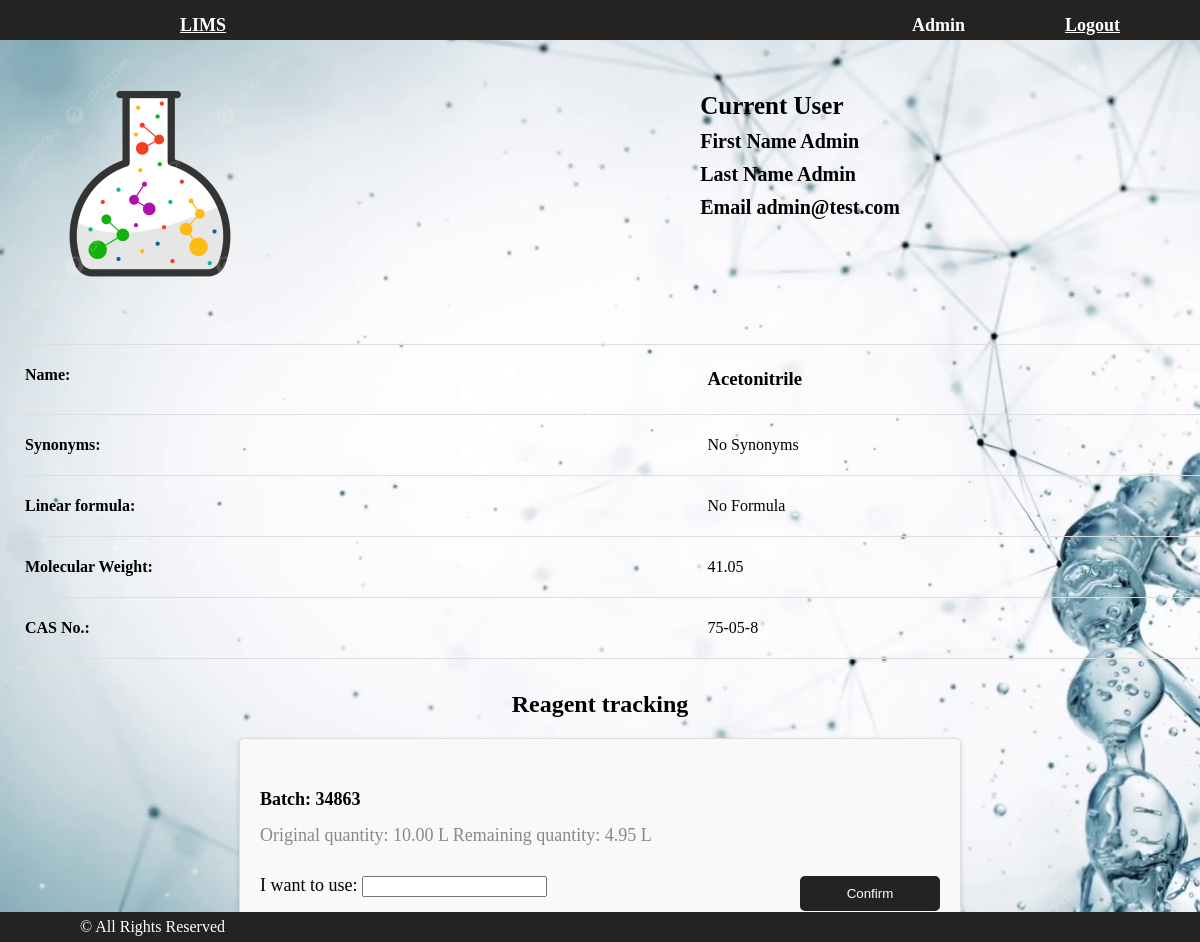
/tracking/2 (signed in), run on the app's committed database.
### users/models.py (models this page shows)
class User(AbstractUser):
    image = models.ImageField(upload_to='users_images', blank=True)
    position = models.CharField(blank=True, max_length=50)

### main/models.py (models this page shows, shortened)
class Reagent(models.Model):
    name = models.CharField(blank=False, max_length=50)
    synonyms = models.CharField(blank=True, max_length=100)
    formula = models.CharField(blank=True, max_length=50)
    CAS = models.CharField(max_length=15)
    molecular_weight = models.DecimalField(max_digits=10, decimal_places=2)
    image = models.ImageField(blank=True, upload_to='uploads')

class Tracking(models.Model):
    once_quantity_changed = models.DecimalField(max_digits=10, decimal_places=2, default=0)
    common_quantity_changed = models.DecimalField(max_digits=10, decimal_places=2, default=0)
    user = models.ForeignKey(User, on_delete=models.CASCADE)
    created_timestamp = models.DateTimeField(auto_now_add=True)
    batch = models.ForeignKey('Batch', on_delete=models.CASCADE)

class Batch(models.Model):
    batch_number = models.CharField(blank=False, max_length=10)
    reagent = models.ForeignKey('Reagent', on_delete=models.CASCADE)
    quantity = models.DecimalField(max_digits=10, decimal_places=2)
    units = models.CharField(max_length=10)

### main/views.py (the view)
# urls.py: path('tracking/<int:reagent_id>', tracking, name='tracking'),
def tracking(request, reagent_id):
    user=request.user
    form = UserChangeForm(instance=user)
    try:
        reagent = Reagent.objects.get(id=reagent_id)
        batches = Batch.objects.filter(reagent=reagent)
    except ObjectDoesNotExist:
        return HttpResponseNotFound("<h2>404</h2><p>Not Found</p>")
    changes = []
    for batch in batches:
        tracking = Tracking.objects.filter(batch=batch).last()
        if tracking is None:
            tracking = Tracking(batch=batch, once_quantity_changed=0, user=request.user)
            tracking.save()
        changes.append(tracking)
    context = {
        'title': 'LIMS - Reagent tracking',
        'sample': reagent,
        'form': form,
        'changes': changes,}
    return render(request, 'main/tracking.html', context)

### main/templatetags/mathfilters.py (called while the page is built)
@register.filter
def subtract(value, arg):
    return value - arg

### main/templates/main/tracking.html (shortened to what this page needs)
<!DOCTYPE html>
{% extends 'main/base.html' %}
{% load mathfilters %}
{% load static %}
{% block css %}
    <link href="{% static 'css/tracking.css' %}" rel="stylesheet">
{% endblock %}
{% block content %}
    <div class="container-user">
        <h5 class="container-user-current">Current User</h5>
        <div class="form-group">
            <label>First Name</label>
            {{ user.first_name }}
        </div>
        <div class="form-group">
            <label>Last Name</label>
            {{ user.last_name }}
        </div>
        <div class="form-group">
            <label>Email</label>
            {{ user.email }}
        </div>
    </div>
    <div class="reagent-info">
        <div>
            {% if sample.image %}
            <img class="reagent-img" src="{{ sample.image.url }}" alt="">
            {% else %}
            <img class="card-img" src="/static/img/default_image.png" alt="">
            {% endif %}
        </div>
        <div class="reagent-table">
            <table class="table">
                <tbody class="table-body">
                    <tr class="table-row">
                        <th class="table-cell-head" role="cell" colspan="1" rowspan="1" style="vertical-align: top;">
                            <span>
                                <p>Name:</p>
                            </span>
                        </th>
                        <td class="table-cell" role="cell" colspan="1" rowspan="1" style="vertical-align: top;">
                            <span>
                                <h3><p>{{ sample.name }}</p></h3>
                            </span>
                        </td>
                    </tr>
                    <tr class="table-row">
                        <th class="table-cell-head">
                            <span>
                                <p>Synonyms:</p>
                            </span>
                        </th>
                        <td class="table-cell">
                            <span>
                                <p>{% if sample.synonyms %}
                                    {{ sample.synonyms }}
                                    {% else %}
                                    No Synonyms
                                    {% endif %}</p>
                            </span>
                        </td>
                    </tr>
                    <tr class="table-row">
                        <th class="table-cell-head">
                            <span>
                                <p>Linear formula:</p>
                            </span>
                        </th>
                        <td class="table-cell">
                            <span>
                                <p>{% if sample.formula %}
                                    {{ sample.formula }}
                                    {% else %}
                                    No Formula
                                    {% endif %}</p>
                            </span>
                        </td>
                    </tr>
                    <tr class="table-row">
                        <th class="table-cell-head" >
                            <span>
                                <p>Molecular Weight:</p>
                            </span>
                        </th>
                        <td class="table-cell">
                            <span>
                                <p>{{ sample.molecular_weight }} </p>
                            </span>
                        </td>
                    </tr>
                    <tr class="table-row">
                        <th class="table-cell-head">
                            <span>
                                <p>CAS No.:</p>
                            </span>
                        </th>
                        <td class="table-cell">
                            <span>
                                <p>{{ sample.CAS }}</p>
                            </span>
                        </td>
                    </tr>
                </tbody>
            </table>
        </div>
    </div>
<div class="conteiner-reagent-tracking">
    <h4 class="conteiner-reagent-tracking-header">
        Reagent tracking</h4>
        {% if changes %}
            {% for change in changes %}
                <div class="reagent-tracking-card">
                    <div class="reagent-tracking-card-footer-body">
                        <h5 class="reagent-tracking-card-footer-title"> Batch: {{ change.batch.batch_number }}</h5>
                    </div>
                    <ul class="reagent-tracking-card-list">
                        <li class="reagent-tracking-card-list-text">
                            <span class="text-muted">Original quantity: {{ change.batch.quantity }} {{ change.batch.units }}</span>
                            <span class="text-muted">Remaining quantity: {{ change.batch.quantity|subtract:change.common_quantity_changed }} {{ change.batch.units }}</span>
                        </li>
                    </ul>
                    {% if change.batch.quantity|subtract:change.common_quantity_changed > 0 %}
                    <div class="reagent-tracking-card-footer">
                        <form action="{% url 'reagent_changed' change.id %}" method="post">
                            <label for="quantity">I want to use:</label>
                            <input type="number" id="quantity" name="quantity" step="0.01" min="0">
                            <input type="submit" value="Confirm" class="btn btn-success btn-lg float-right">
                        </form>
                    </div>
                    {% else %}
                    <div class="reagent-tracking-card-footer">
                        <p>This batch of reagent is no longer available</p>
                    </div>
                    {% endif %}
                </div>
            {% endfor %}
        {% else %}
            <h3>There are no batches of this reagent yet</h3>
        {% endif %}
</div>
{% endblock %}

### main/templates/main/base.html (shortened to what this page needs)
<!DOCTYPE html>
{% load static %}
<html lang="en">
<head>
    <link href="{% static 'css/base.css' %}" rel="stylesheet">
    {% block css %}
    {% endblock %}
</head>
<body>
<nav class="navbar_main">
    <div class="container">
        <a class="navbar-brand" href="{% url 'index' %}">LIMS</a>
        <div class="navbar-collapse" id="navbarResponsive">
            <ul class="navbar-auth">
                {% if user.is_authenticated %}
                    <li class="nav-item">
                        <a class="nav-link">{{ user.username }}</a>
                    </li>
                    <li class="nav-item">
                        <a class="nav-link" href="{% url 'logout' %}">Logout</a>
                    </li>
                {% else %}
                    <li class="nav-item">
                        <a class="nav-link" href="{% url 'login' %}">Login <i class="fas fa-sign-in-alt"></i></a>
                    </li>
                {% endif %}
            </ul>
        </div>
    </div>
</nav>
{% block content %}
{% endblock %}
<footer class="footer">
    <div class="container">
        <p class="footer-text">&copy; All Rights Reserved </p>
    </div>
</footer>
</body>
</html>

### static/css/base.css (style rules this page uses)
.navbar_main { background-color: rgb(37, 34, 34); height: 40px; }
.container { display: flex; justify-content: space-between; align-items: center; padding: 10px 80px; height: 30px; }
.navbar-brand { color: white; font-size: 18px; font-weight: bold; padding-left: 100px; }
.navbar-collapse { display: flex; align-items: center; }
.navbar-auth { list-style-type: none; padding: 0; display: flex; }
.nav-item { margin-left: 100px; }
.nav-link { color: white; font-size: 18px; font-weight: bold; margin-top: 20px; }
.footer { text-align: center; background-color: rgb(37, 34, 34); position: fixed; bottom: 0; height: 30px; display: flex; justify-content: space-between; align-items: center; width: 100%; }
.footer-text { color: white; text-align: center; display: inline-block; }

### static/css/tracking.css (style rules this page uses)
body { margin: 0; padding: 0; background-image: url(/static/img/wallpaper_tracking.png); background-size:cover; }
.container-user { position: absolute; top: 0; right: 0; background-color: transparent; padding: 50px; margin-right: 250px; }
.container-user-current { font-size: 25px; margin-bottom: 10px; }
.form-group { margin-bottom: 10px; font-size: 20px; font-weight: bold; }
.reagent-info { width: 100%; display: flex; flex-direction: column; align-items: flex-start; }
.reagent-table { width: 100%; margin-left: 20px; }
.table { width: 100%; border-collapse: collapse; }
.table-row-head, .table-row { border-bottom: 1px solid #ddd; }
.table-cell-head, .table-cell { padding: 5px; text-align: left; }
.conteiner-reagent-tracking { width: 100%; display: flex; flex-direction: column; align-items: center; }
.conteiner-reagent-tracking-header { font-size: 24px; text-align: center; margin-bottom: 20px; }
.reagent-tracking-card { width: 700px; border: 1px solid #ddd; border-radius: 5px; margin-bottom: 20px; padding: 10px; background-color: #f9f9f9; box-shadow: 0 2px 5px rgba(0, 0, 0, 0.15); }
.reagent-tracking-card-footer-body, .reagent-tracking-card-footer { padding: 10px; font-size: 18px; }
.reagent-tracking-card-footer-title { font-size: 18px; margin-bottom: 5px; }
.reagent-tracking-card-list { list-style: none; padding: 0 10px; margin: 0; display: flex; justify-content: space-between; }
.reagent-tracking-card-list-text { margin-bottom: 10px; font-size: 18px; color: #888; display: inline-block; }
input[type="number"], input[type="submit"] { margin-top: 10px; }
input[type="submit"] { float: right; padding: 10px 20px; background-color: rgb(37, 34, 34); color: #fff; border: none; border-radius: 5px; cursor: pointer; width: 140px; }

### data on the page
User: username "Admin", first_name "Admin", last_name "Admin", email "admin@test.com"
Reagent: name "Acetonitrile", molecular_weight "41.05", CAS "75-05-8"
Tracking: batch.batch_number "34863", batch.quantity "10.00", batch.units "L", batch.quantity|subtract "4.95"
